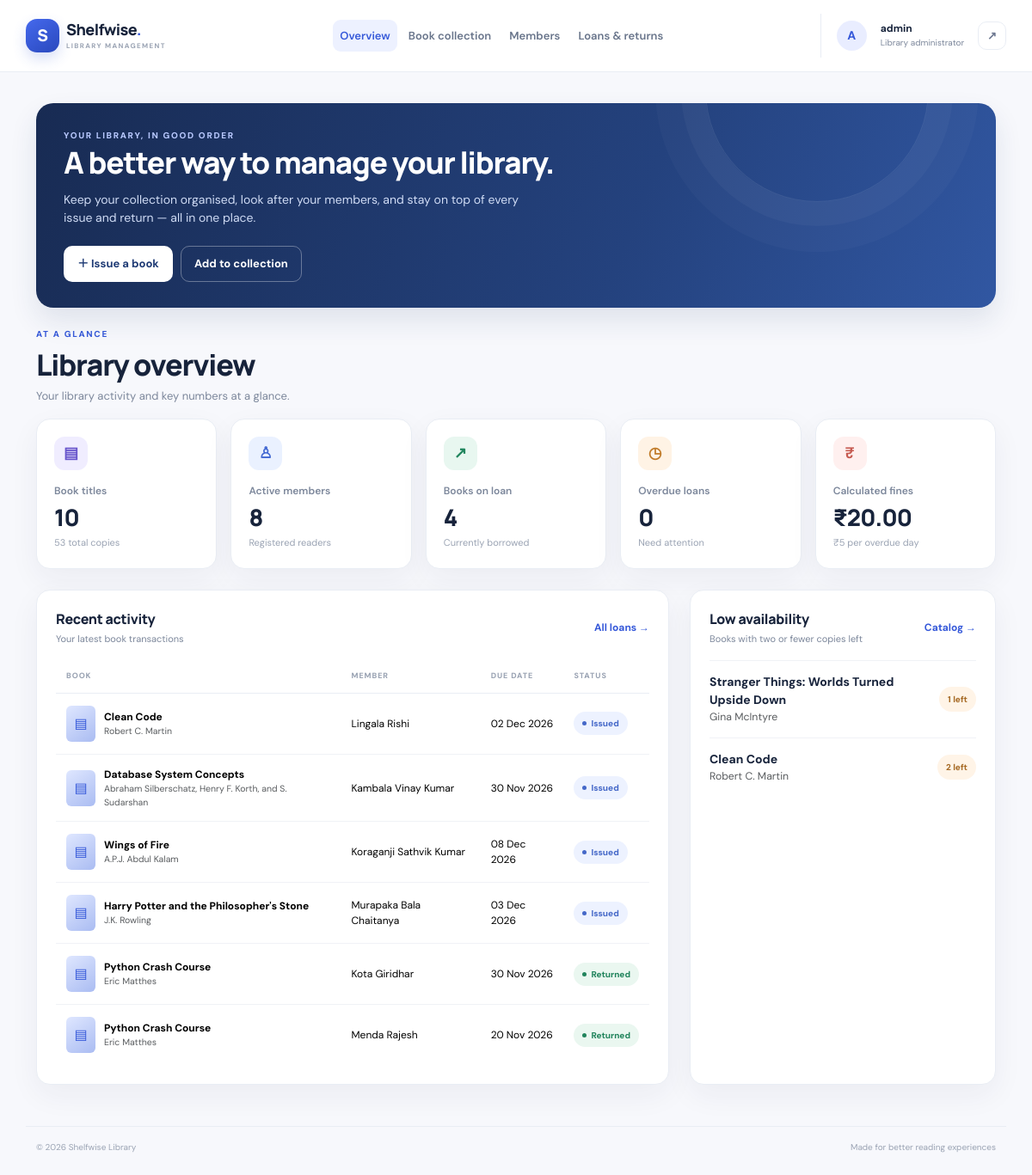
The app's page / (signed in) with its own data.
### library/models.py (models this page shows, shortened)
class Loan(models.Model):
    STATUS_CHOICES = [("issued", "Issued"), ("returned", "Returned")]
    FINE_PER_DAY = Decimal("5.00")  # Change this amount to adjust the daily fine.
    book = models.ForeignKey(Book, on_delete=models.PROTECT, related_name="loans")
    member = models.ForeignKey(Member, on_delete=models.PROTECT, related_name="loans")
    issue_date = models.DateField(default=timezone.localdate)
    due_date = models.DateField()
    return_date = models.DateField(null=True, blank=True)
    status = models.CharField(max_length=10, choices=STATUS_CHOICES, default="issued")
    notes = models.CharField(max_length=250, blank=True)
    class Meta:
        ordering = ["-issue_date", "-id"]
    @property
    def overdue_days(self):
        end_date = self.return_date if self.status == "returned" else timezone.localdate()
        if end_date and end_date > self.due_date:
            return (end_date - self.due_date).days
        return 0
    @property
    def fine_amount(self):
        return Decimal(self.overdue_days) * self.FINE_PER_DAY
    @property
    def is_overdue(self):
        return self.status == "issued" and self.overdue_days > 0

class Book(models.Model):
    title = models.CharField(max_length=200)
    author = models.CharField(max_length=150)
    isbn = models.CharField("ISBN", max_length=20, unique=True)
    category = models.CharField(max_length=100, blank=True)
    publisher = models.CharField(max_length=150, blank=True)
    published_year = models.PositiveIntegerField(null=True, blank=True)
    total_copies = models.PositiveIntegerField(default=1, validators=[MinValueValidator(1)])
    available_copies = models.PositiveIntegerField(default=1)
    description = models.TextField(blank=True)
    created_at = models.DateTimeField(auto_now_add=True)
    class Meta:
        ordering = ["title"]

class Member(models.Model):
    full_name = models.CharField(max_length=150)
    member_id = models.CharField(max_length=30, unique=True)
    email = models.EmailField(unique=True)
    phone = models.CharField(max_length=20, blank=True)
    address = models.TextField(blank=True)
    joined_on = models.DateField(default=timezone.localdate)
    is_active = models.BooleanField(default=True)
    class Meta:
        ordering = ["full_name"]

### library/views.py (the view)
# urls.py: path("", views.dashboard, name="dashboard"),
@login_required
def dashboard(request):
    today = timezone.localdate()
    all_loans = Loan.objects.select_related("book", "member")
    total_fines = sum((loan.fine_amount for loan in all_loans), Decimal("0.00"))
    context = {
        "book_count": Book.objects.count(),
        "copy_count": sum(Book.objects.values_list("total_copies", flat=True)),
        "member_count": Member.objects.filter(is_active=True).count(),
        "issued_count": Loan.objects.filter(status="issued").count(),
        "overdue_count": Loan.objects.filter(status="issued", due_date__lt=today).count(),
        "total_fines": total_fines,
        "recent_loans": all_loans[:6],
        "low_stock": Book.objects.filter(available_copies__lte=2).order_by("available_copies")[:5],
    }
    return render(request, "library/dashboard.html", context)

### templates/library/dashboard.html (shortened to what this page needs)
{% extends "base.html" %}
{% block content %}
<section class="hero-panel">
  <div class="hero-content">
    <p class="eyebrow">YOUR LIBRARY, IN GOOD ORDER</p>
    <h1>A better way to manage your library.</h1>
    <p>Keep your collection organised, look after your members, and stay on top of every issue and return — all in one place.</p>
    <div class="hero-actions"><a href="{% url 'loan_create' %}" class="btn btn-hero-light">＋ Issue a book</a><a href="{% url 'book_create' %}" class="btn btn-hero-outline">Add to collection</a></div>
  </div>
</section>
<div class="page-heading mb-3"><div><p class="eyebrow">AT A GLANCE</p><h1>Library overview</h1><p>Your library activity and key numbers at a glance.</p></div></div>
<div class="row g-3 mb-4">
  <div class="col-6 col-xl"><div class="stat-card"><div class="stat-top"><div class="stat-icon purple">▤</div></div><p>Book titles</p><h2>{{ book_count }}</h2><span>{{ copy_count }} total copies</span></div></div>
  <div class="col-6 col-xl"><div class="stat-card"><div class="stat-top"><div class="stat-icon blue">♙</div></div><p>Active members</p><h2>{{ member_count }}</h2><span>Registered readers</span></div></div>
  <div class="col-6 col-xl"><div class="stat-card"><div class="stat-top"><div class="stat-icon green">↗</div></div><p>Books on loan</p><h2>{{ issued_count }}</h2><span>Currently borrowed</span></div></div>
  <div class="col-6 col-xl"><div class="stat-card"><div class="stat-top"><div class="stat-icon orange">◷</div></div><p>Overdue loans</p><h2>{{ overdue_count }}</h2><span>Need attention</span></div></div>
  <div class="col-12 col-xl"><div class="stat-card"><div class="stat-top"><div class="stat-icon red">₹</div></div><p>Calculated fines</p><h2>₹{{ total_fines|floatformat:2 }}</h2><span>₹5 per overdue day</span></div></div>
</div>
<div class="row g-4">
  <div class="col-xl-8"><section class="panel h-100"><div class="panel-heading"><div><h2>Recent activity</h2><p>Your latest book transactions</p></div><a href="{% url 'loan_list' %}" class="text-link">All loans →</a></div>
    {% if recent_loans %}<div class="table-responsive"><table class="table align-middle"><thead><tr><th>Book</th><th>Member</th><th>Due date</th><th>Status</th></tr></thead><tbody>
    {% for loan in recent_loans %}<tr><td><div class="book-mini"><span class="book-cover">▤</span><div><strong>{{ loan.book.title }}</strong><div class="small text-muted">{{ loan.book.author }}</div></div></div></td><td>{{ loan.member.full_name }}</td><td>{{ loan.due_date|date:"d M Y" }}</td><td>{% if loan.status == "returned" %}<span class="status-pill returned">Returned</span>{% elif loan.is_overdue %}<span class="status-pill overdue">Overdue</span>{% else %}<span class="status-pill issued">Issued</span>{% endif %}</td></tr>{% endfor %}
    </tbody></table></div>{% else %}<div class="empty-state"><div class="empty-state-icon">▤</div><strong>No activity yet</strong><div>Issue your first book to see transactions here.</div></div>{% endif %}
  </section></div>
  <div class="col-xl-4"><section class="panel h-100"><div class="panel-heading"><div><h2>Low availability</h2><p>Books with two or fewer copies left</p></div><a href="{% url 'book_list' %}" class="text-link">Catalog →</a></div>
    {% for book in low_stock %}<div class="stock-row"><div><strong>{{ book.title }}</strong><div class="small text-muted">{{ book.author }}</div></div><span class="stock-count">{{ book.available_copies }} left</span></div>{% empty %}<div class="empty-state"><div class="empty-state-icon">✓</div><strong>Stock looks good</strong><div>No books are running low.</div></div>{% endfor %}
  </section></div>
</div>
{% endblock %}

### templates/base.html (shortened to what this page needs)
{% load static %}
<!doctype html>
<html lang="en">
<head>
  <link href="https://cdn.jsdelivr.net/npm/bootstrap@5.3.3/dist/css/bootstrap.min.css" rel="stylesheet">
  <link rel="stylesheet" href="{% static 'css/style.css' %}">
</head>
<body>
{% if user.is_authenticated %}
<header class="topbar sticky-top">
  <nav class="navbar navbar-expand-lg container-xl py-3">
    <a class="navbar-brand d-flex align-items-center gap-2" href="{% url 'dashboard' %}">
      <span class="brand-mark"><span> S </span></span><span class="brand-name">Shelfwise<span class="brand-dot">.</span><small>LIBRARY MANAGEMENT</small></span>
    </a>
    <div class="collapse navbar-collapse" id="mainNav">
      <ul class="navbar-nav mx-lg-auto my-3 my-lg-0 nav-pills-custom">
        <li class="nav-item"><a class="nav-link {% if request.resolver_match.url_name == 'dashboard' %}active{% endif %}" href="{% url 'dashboard' %}">Overview</a></li>
        <li class="nav-item"><a class="nav-link {% if 'book' in request.resolver_match.url_name %}active{% endif %}" href="{% url 'book_list' %}">Book collection</a></li>
        <li class="nav-item"><a class="nav-link {% if 'member' in request.resolver_match.url_name %}active{% endif %}" href="{% url 'member_list' %}">Members</a></li>
        <li class="nav-item"><a class="nav-link {% if 'loan' in request.resolver_match.url_name %}active{% endif %}" href="{% url 'loan_list' %}">Loans & returns</a></li>
      </ul>
      <div class="account-area d-flex align-items-center gap-3 py-2">
        <div class="account-avatar">{{ user.username|first|upper }}</div>
        <div class="account-copy"><strong>{{ user.username }}</strong><span>Library administrator</span></div>
        <form method="post" action="{% url 'logout' %}">{% csrf_token %}<button class="btn btn-quiet btn-sm" title="Sign out" aria-label="Sign out">↗</button></form>
      </div>
    </div>
  </nav>
</header>
{% endif %}
<main class="{% if user.is_authenticated %}container-xl app-main{% else %}login-shell{% endif %}">
  {% block content %}{% endblock %}
</main>
{% if user.is_authenticated %}<footer class="app-footer container-xl"><span>© {% now "Y" %} Shelfwise Library</span><span>Made for better reading experiences</span></footer>{% endif %}
</body>
</html>

### records on screen
Loan: book "Clean Code", book.author "Robert C. Martin", member.full_name "Lingala Rishi", due_date "02 Dec 2026", status "Issued"
Loan: book "Database System Concepts", book.author "Abraham Silberschatz, Henry F. Korth, and S. Sudarshan", member.full_name "Kambala Vinay Kumar", due_date "30 Nov 2026", status "Issued"
Loan: book "Wings of Fire", book.author "A.P.J. Abdul Kalam", member.full_name "Koraganji Sathvik Kumar", due_date "08 Dec 2026", status "Issued"
Loan: book "Harry Potter and the Philosopher's Stone", book.author "J.K. Rowling", member.full_name "Murapaka Bala Chaitanya", due_date "03 Dec 2026", status "Issued"
Loan: book "Python Crash Course", book.author "Eric Matthes", member.full_name "Kota Giridhar", due_date "30 Nov 2026", status "Returned"
Loan: book "Python Crash Course", book.author "Eric Matthes", member.full_name "Menda Rajesh", due_date "20 Nov 2026", status "Returned"
Book: title "Stranger Things: Worlds Turned Upside Down", author "Gina McIntyre", available_copies "1"
Book: title "Clean Code", author "Robert C. Martin", available_copies "2"

### other values on screen
{{ user.username|first|upper }} "A"
{{ user.username }} "admin"
{{ book_count }} "10"
{{ copy_count }} "53"
{{ member_count }} "8"
{{ issued_count }} "4"
{{ overdue_count }} "0"
{{ total_fines|floatformat:2 }} "20.00"
